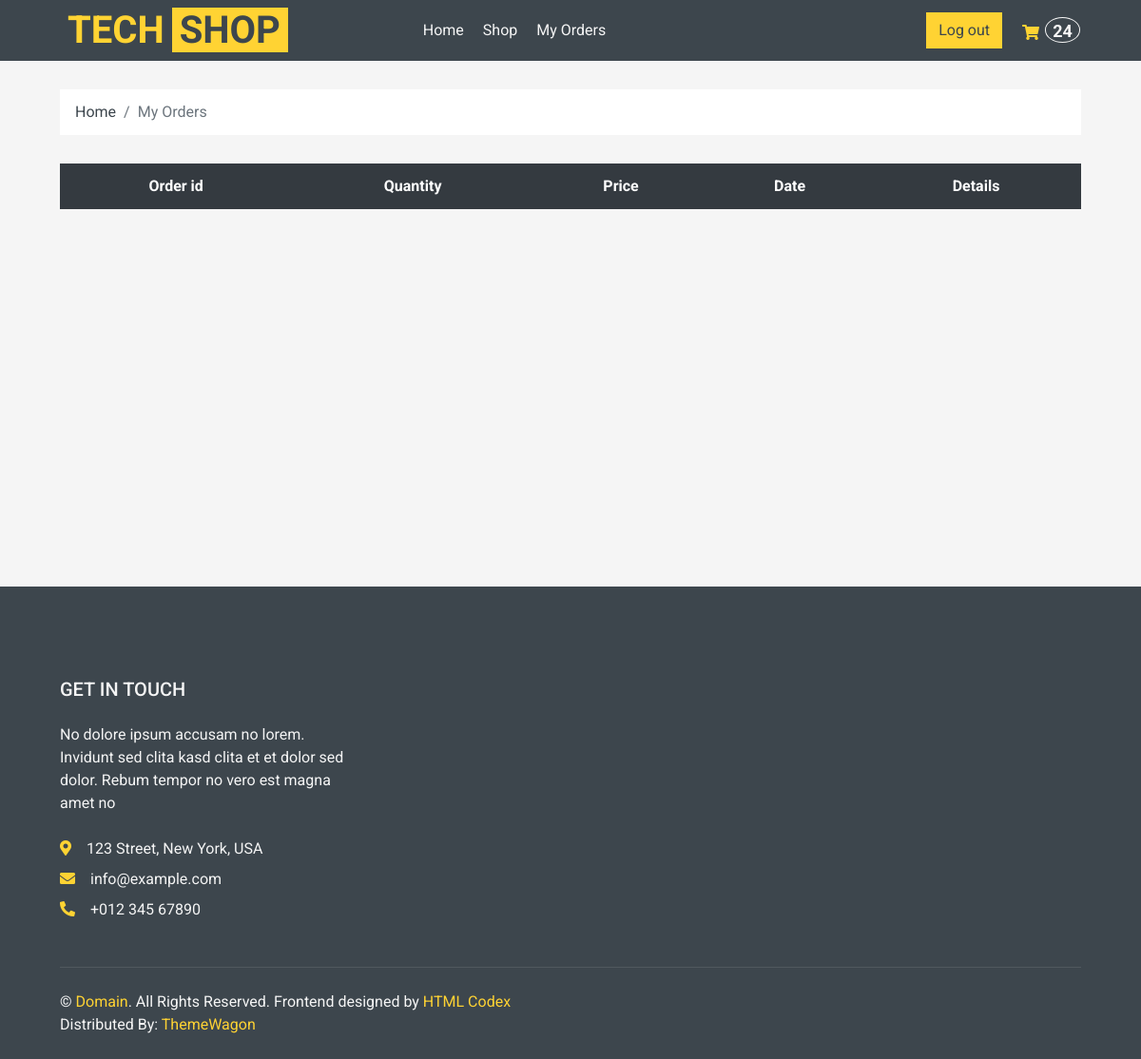
Page /my_orders (signed in) on the earlier database version.
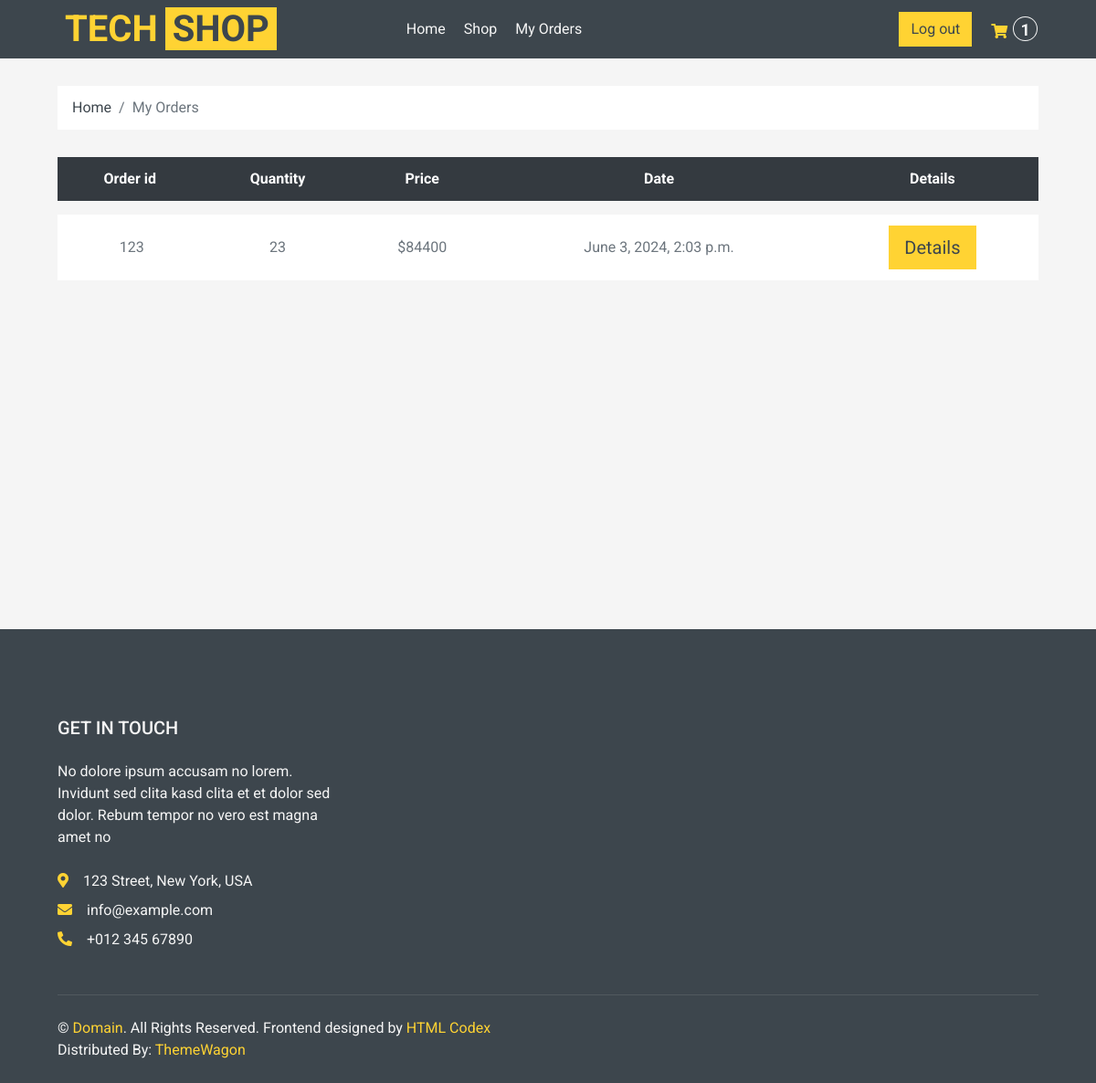
Same page on the later database version.
### shop/models.py (models this page shows, shortened)
class Order(models.Model):
    STATUS = (
        ("Pending", "Pending"),
        ("Ready", "Ready"),
        ("Delivered", "Delivered"),
        ("Cart", "Cart"),
    )
    date_created = models.DateTimeField(null=True)
    products = models.ManyToManyField("Product")
    customer = models.ForeignKey(User, blank=True, null=True, on_delete=models.SET_NULL)
    status = models.CharField(choices=STATUS, default="Pending", max_length=255)
    date_added = models.DateTimeField(auto_now_add=True, null=True)
    session_key = models.CharField(max_length=36, default="")
    @property
    def total_order_price(self):
        return sum(item.total_item_price for item in self.orderitem_set.all())
    @property
    def order_total_quantity(self):
        return sum(item.quantity for item in self.orderitem_set.all())

class OrderItem(models.Model):
    order = models.ForeignKey("Order", on_delete=models.CASCADE)
    product = models.ForeignKey(
        "Product", null=True, blank=True, on_delete=models.CASCADE
    )
    quantity = models.IntegerField(null=True, blank=True, default=0)
    date_added = models.DateTimeField(auto_now=True, null=True, blank=True)
    @property
    def total_item_price(self):
        return self.product.price * self.quantity

class Product(models.Model):
    CATEGORY = (
        ("Tech", "Tech"),
        ("New", "New"),
        ("Popular", "Popular"),
    )
    default_description = """
    Eos no lorem eirmod diam diam, eos elitr et gubergren diam sea. Consetetur vero aliquyam invidunt duo dolores et duo sit. Vero diam ea vero et dolore rebum, dolor rebum eirmod consetetur invidunt sed sed et, lorem duo et eos elitr, sadipscing kasd ipsum rebum diam. Dolore diam stet rebum sed tempor kasd eirmod. Takimata kasd ipsum accusam sadipscing, eos dolores sit no ut diam consetetur duo justo est, sit sanctus diam tempor aliquyam eirmod nonumy rebum dolor accusam, ipsum kasd eos consetetur at sit rebum, diam kasd invidunt tempor lorem, ipsum lorem elitr sanctus eirmod takimata dolor ea invidunt.

    Dolore magna est eirmod sanctus dolor, amet diam et eirmod et ipsum. Amet dolore tempor consetetur sed lorem dolor sit lorem tempor. Gubergren amet amet labore sadipscing clita clita diam clita. Sea amet et sed ipsum lorem elitr et, amet et labore voluptua sit rebum. Ea erat sed et diam takimata sed justo. Magna takimata justo et amet magna et.
    """
    name = models.CharField(verbose_name="название продукта", max_length=100)
    price = models.IntegerField(null=True, blank=True)
    description = models.TextField(default=default_description, blank=True)
    rating = models.IntegerField(null=True, blank=True)
    pic = models.ImageField(
        upload_to="shop/%Y/%m", null=True, blank=True, default="default_picture.png"
    )
    added_at = models.DateTimeField(
        verbose_name="Data of appearance", auto_now_add=True, null=True
    )
    category = models.CharField(max_length=100, choices=CATEGORY)
    slug = models.SlugField(blank=True, null=True, unique=True)

### shop/views.py (the view)
# urls.py: path("my_orders", my_orders, name="my_orders"),
@login_required(login_url="/login_view")
def my_orders(request):
    orders_made = Order.objects.exclude(status="Cart").filter(customer=request.user)
    ctx = {
        "orders_made": orders_made,
    }
    return render(request, "orders/my_orders.html", ctx)

### shop/context_processors.py (called while the page is built)
def get_cart_total(request):
    crt = get_cart(request)
    return {"crt_total_quantity": crt.order_total_quantity}

### shop/utils.py (called while the page is built)
def get_cart(request):
    user = request.user
    if user.is_authenticated:
        cart, _ = Order.objects.get_or_create(customer=user, status="Cart")
        return cart
    return get_visitor_cart(request)

### templates/orders/my_orders.html (shortened to what this page needs)
{%extends "main.html"%}
{%load static%}
{%block cart%}
    <div class="container-fluid">
        <div class="row px-xl-5">
            <div class="col-12">
                <nav class="breadcrumb bg-light mb-30">
                    <a class="breadcrumb-item text-dark" href="{%url 'index'%}">Home</a>
                    <span class="breadcrumb-item active">My Orders</span>
                </nav>
            </div>
        </div>
    </div>
    <div class="container-fluid">
        <div class="row px-xl-5">
            <div class="col-lg-12 table-responsive mb-5">
                <table class="table table-light table-borderless table-hover text-center mb-0">
                    <thead class="thead-dark">
                        <tr>
                            <th>Order id</th>
                            <th>Quantity</th>
                            <th>Price</th>
                            <th>Date</th>
                            <th>Details</th>
                        </tr>
                    </thead>
                    <tbody class="align-middle">
                        {% for order in orders_made%}
                        <tr data-product_id_item ={{item.product.id}} >
                            <td class="align-middle"><img src="{{item.product.pic.url}}" alt="" style="width: 50px;"> {{order.id}}</td>
                            <td class="align-middle">{{order.order_total_quantity}} </td>
                            <td class="align-middle" >${{order.total_order_price}}</td>
                            <td class="align-middle" >{{order.date_added}}</td>
                            <td class="align-middle" ><a class = "btn btn-primary btn-lg" href="{%url 'order_detail' order.id%}">Details</a></td>
                        </tr>
                        {% endfor %}
                    </tbody>
                </table>
            </div>
        </div>
    </div>
{%endblock%}

Differences in the rows shown:
now on this page (row edited): Order: id "123", order_total_quantity "23", total_order_price "84400", date_added "June 3, 2024, 2:03 p.m."
Other differences:
{{ crt_total_quantity }}: "24" → "1"
